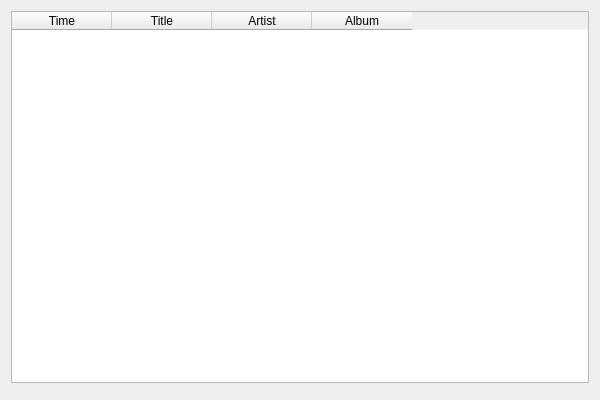
<?xml version="1.0" encoding="UTF-8"?>
<ui version="4.0">
 <class>DialogLastPlays</class>
 <widget class="QDialog" name="DialogLastPlays">
  <property name="geometry">
   <rect>
    <x>0</x>
    <y>0</y>
    <width>600</width>
    <height>400</height>
   </rect>
  </property>
  <property name="minimumSize">
   <size>
    <width>400</width>
    <height>200</height>
   </size>
  </property>
  <property name="windowTitle">
   <string>Last plays</string>
  </property>
  <layout class="QVBoxLayout" name="verticalLayout">
   <item>
    <widget class="QTableWidget" name="table">
     <property name="editTriggers">
      <set>QAbstractItemView::NoEditTriggers</set>
     </property>
     <property name="selectionBehavior">
      <enum>QAbstractItemView::SelectRows</enum>
     </property>
     <attribute name="horizontalHeaderMinimumSectionSize">
      <number>50</number>
     </attribute>
     <attribute name="verticalHeaderVisible">
      <bool>false</bool>
     </attribute>
     <attribute name="verticalHeaderDefaultSectionSize">
      <number>20</number>
     </attribute>
     <column>
      <property name="text">
       <string>Time</string>
      </property>
     </column>
     <column>
      <property name="text">
       <string>Title</string>
      </property>
     </column>
     <column>
      <property name="text">
       <string>Artist</string>
      </property>
     </column>
     <column>
      <property name="text">
       <string>Album</string>
      </property>
     </column>
    </widget>
   </item>
   <item>
    <widget class="QDialogButtonBox" name="buttonBox">
     <property name="orientation">
      <enum>Qt::Horizontal</enum>
     </property>
    </widget>
   </item>
  </layout>
 </widget>
 <resources/>
 <connections>
  <connection>
   <sender>buttonBox</sender>
   <signal>accepted()</signal>
   <receiver>DialogLastPlays</receiver>
   <slot>accept()</slot>
   <hints>
    <hint type="sourcelabel">
     <x>248</x>
     <y>254</y>
    </hint>
    <hint type="destinationlabel">
     <x>157</x>
     <y>274</y>
    </hint>
   </hints>
  </connection>
  <connection>
   <sender>buttonBox</sender>
   <signal>rejected()</signal>
   <receiver>DialogLastPlays</receiver>
   <slot>reject()</slot>
   <hints>
    <hint type="sourcelabel">
     <x>316</x>
     <y>260</y>
    </hint>
    <hint type="destinationlabel">
     <x>286</x>
     <y>274</y>
    </hint>
   </hints>
  </connection>
 </connections>
</ui>
